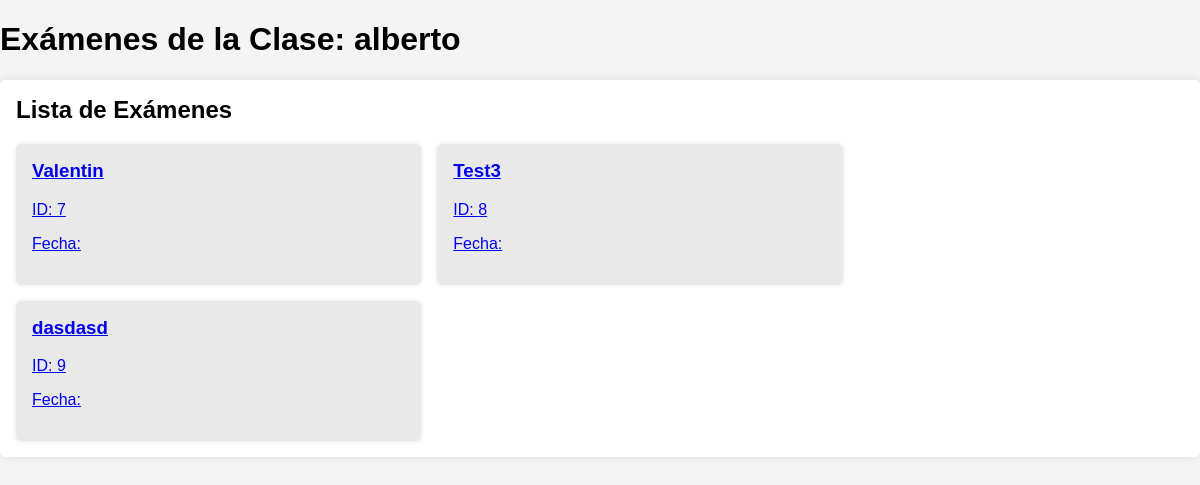
/auth/listaex/10/, run on the app's committed database.
### miapp/models.py (models this page shows, shortened)
class Clase(models.Model):
    nombre = models.CharField(max_length=60)
    profile = models.ForeignKey(Profile, related_name='clases', on_delete=models.CASCADE)

class Examen(models.Model):
    nombre = models.CharField(max_length=255)
    pags=models.IntegerField()
    num_preguntas = models.IntegerField()
    preguntas_y_respuestas = models.TextField()
    maestro=models.ForeignKey(Profile,related_name='examenes',on_delete=models.CASCADE)
    clase = models.ForeignKey(Clase, related_name="clase", on_delete=models.CASCADE, null=True, blank=True)

### miapp/views.py (the view)
# urls.py: path('auth/listaex/<int:clase_id>/', views.listaex, name='listaex'),
def listaex(request, clase_id):
    clase = get_object_or_404(Clase, id=clase_id)
    examenes = Examen.objects.filter(clase=clase)
    return render(request, 'auth/lista_examenes.html', {'clase': clase, 'examenes': examenes})

### miapp/templates/auth/lista_examenes.html (shortened to what this page needs)
{% load static %}
<!DOCTYPE html>
<html lang="en">
<head>
    <link rel="stylesheet" href="{% static 'styles.css' %}">
</head>
<body>
    <header>
        <h1>Exámenes de la Clase: {{ clase.nombre }}</h1>
    </header>
    <main>
        <section class="exam-list">
            <h2>Lista de Exámenes</h2>
            <div class="exams">
                {% for examen in examenes %}
                <a href="{% url 'camera' clase.id examen.id %}" class="exam-block">
                    <h3>{{ examen.nombre }}</h3>
                    <p>ID: {{ examen.id }}</p>
                    <p>Fecha: {{ examen.fecha }}</p>
                </a>
                {% endfor %}
            </div>
        </section>
    </main>
</body>
</html>

### miapp/static/styles.css (style rules this page uses)
body { margin: 0; padding: 0; font-family: Arial, sans-serif; background-color: #f4f4f4; }
.exam-list { background-color: #fff; padding: 1rem; border-radius: 5px; box-shadow: 0 0 10px rgba(0, 0, 0, 0.1); }
.exam-list h2 { margin-top: 0; }
.exams { display: flex; flex-wrap: wrap; gap: 1rem; }
.exam-block { background-color: #e9e9e9; padding: 1rem; border-radius: 5px; width: calc(33.333% - 1rem); box-shadow: 0 0 5px rgba(0, 0, 0, 0.1); }
.exam-block h3 { margin-top: 0; }

### data on the page
Clase: nombre "alberto"
Examen: nombre "Valentin", id "7"
Examen: nombre "Test3", id "8"
Examen: nombre "dasdasd", id "9"
